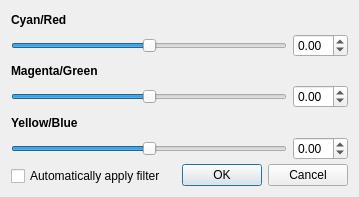
<?xml version="1.0" encoding="UTF-8"?>
<ui version="4.0">
 <class>Dialog</class>
 <widget class="QDialog" name="Dialog">
  <property name="geometry">
   <rect>
    <x>0</x>
    <y>0</y>
    <width>359</width>
    <height>197</height>
   </rect>
  </property>
  <property name="windowTitle">
   <string>Color Balance</string>
  </property>
  <layout class="QGridLayout" name="gridLayout">
   <item row="0" column="0" rowspan="2" colspan="2">
    <layout class="QGridLayout" name="gridLayout_9">
     <item row="0" column="0">
      <layout class="QGridLayout" name="gridLayout_8">
       <item row="1" column="0">
        <widget class="QSlider" name="cyan_slider">
         <property name="minimum">
          <number>-1000</number>
         </property>
         <property name="maximum">
          <number>1000</number>
         </property>
         <property name="orientation">
          <enum>Qt::Horizontal</enum>
         </property>
        </widget>
       </item>
       <item row="1" column="1">
        <widget class="QDoubleSpinBox" name="cyan_spinbox">
         <property name="font">
          <font>
           <pointsize>9</pointsize>
          </font>
         </property>
         <property name="minimum">
          <double>-1.000000000000000</double>
         </property>
         <property name="maximum">
          <double>1.000000000000000</double>
         </property>
        </widget>
       </item>
       <item row="0" column="0">
        <widget class="QLabel" name="label_8">
         <property name="font">
          <font>
           <pointsize>9</pointsize>
           <bold>true</bold>
          </font>
         </property>
         <property name="text">
          <string>Cyan/Red</string>
         </property>
        </widget>
       </item>
      </layout>
     </item>
     <item row="1" column="0">
      <layout class="QGridLayout" name="gridLayout_7">
       <item row="1" column="0">
        <widget class="QSlider" name="magenta_slider">
         <property name="minimum">
          <number>-1000</number>
         </property>
         <property name="maximum">
          <number>1000</number>
         </property>
         <property name="orientation">
          <enum>Qt::Horizontal</enum>
         </property>
        </widget>
       </item>
       <item row="1" column="1">
        <widget class="QDoubleSpinBox" name="magenta_spinbox">
         <property name="font">
          <font>
           <pointsize>9</pointsize>
          </font>
         </property>
         <property name="minimum">
          <double>-1.000000000000000</double>
         </property>
         <property name="maximum">
          <double>1.000000000000000</double>
         </property>
        </widget>
       </item>
       <item row="0" column="0">
        <widget class="QLabel" name="label_7">
         <property name="font">
          <font>
           <pointsize>9</pointsize>
           <bold>true</bold>
          </font>
         </property>
         <property name="text">
          <string>Magenta/Green</string>
         </property>
        </widget>
       </item>
      </layout>
     </item>
     <item row="2" column="0">
      <layout class="QGridLayout" name="gridLayout_6">
       <item row="1" column="0">
        <widget class="QSlider" name="yellow_slider">
         <property name="minimum">
          <number>-1000</number>
         </property>
         <property name="maximum">
          <number>1000</number>
         </property>
         <property name="orientation">
          <enum>Qt::Horizontal</enum>
         </property>
        </widget>
       </item>
       <item row="1" column="1">
        <widget class="QDoubleSpinBox" name="yellow_spinbox">
         <property name="font">
          <font>
           <pointsize>9</pointsize>
          </font>
         </property>
         <property name="minimum">
          <double>-1.000000000000000</double>
         </property>
         <property name="maximum">
          <double>1.000000000000000</double>
         </property>
        </widget>
       </item>
       <item row="0" column="0">
        <widget class="QLabel" name="label_6">
         <property name="font">
          <font>
           <pointsize>9</pointsize>
           <bold>true</bold>
          </font>
         </property>
         <property name="text">
          <string>Yellow/Blue</string>
         </property>
        </widget>
       </item>
      </layout>
     </item>
     <item row="3" column="0">
      <widget class="QCheckBox" name="auto_apply">
       <property name="font">
        <font>
         <pointsize>9</pointsize>
        </font>
       </property>
       <property name="text">
        <string>Automatically apply filter</string>
       </property>
      </widget>
     </item>
    </layout>
   </item>
   <item row="1" column="1">
    <widget class="QDialogButtonBox" name="buttonBox">
     <property name="font">
      <font>
       <pointsize>9</pointsize>
      </font>
     </property>
     <property name="orientation">
      <enum>Qt::Horizontal</enum>
     </property>
     <property name="standardButtons">
      <set>QDialogButtonBox::Cancel|QDialogButtonBox::Ok</set>
     </property>
    </widget>
   </item>
  </layout>
 </widget>
 <resources/>
 <connections>
  <connection>
   <sender>buttonBox</sender>
   <signal>accepted()</signal>
   <receiver>Dialog</receiver>
   <slot>accept()</slot>
   <hints>
    <hint type="sourcelabel">
     <x>248</x>
     <y>254</y>
    </hint>
    <hint type="destinationlabel">
     <x>157</x>
     <y>274</y>
    </hint>
   </hints>
  </connection>
  <connection>
   <sender>buttonBox</sender>
   <signal>rejected()</signal>
   <receiver>Dialog</receiver>
   <slot>reject()</slot>
   <hints>
    <hint type="sourcelabel">
     <x>316</x>
     <y>260</y>
    </hint>
    <hint type="destinationlabel">
     <x>286</x>
     <y>274</y>
    </hint>
   </hints>
  </connection>
 </connections>
</ui>
